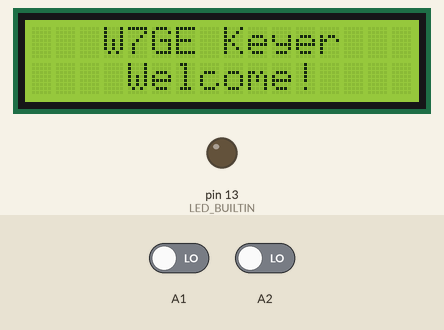
The sketch below on a simulated Arduino Uno, built with avr-gcc and run on an emulated ATmega328P. Shown: 16×2 character LCD, output pins drawn as LEDs (lit = HIGH). Dashed ring = blinking. Inputs (shaded band) come from the test bench; at power-on: A1 LOW, A2 LOW.

Above: at 3.2 s.
3.3 s: A1 driven HIGH
At 3.55 s:
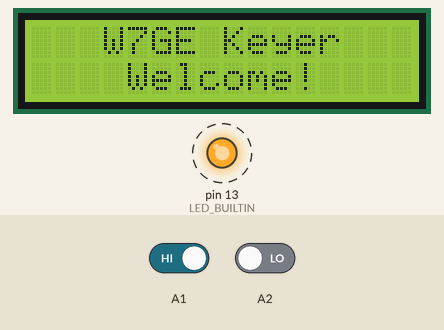
5.4 s: A1 driven LOW
At 5.9 s:
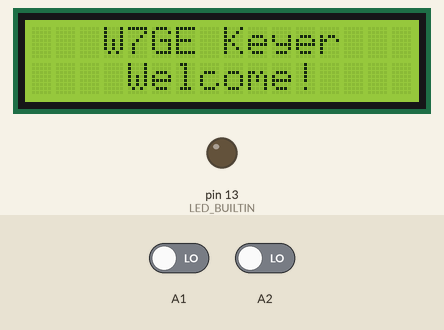
6.9 s: A2 driven HIGH
At 7.05 s:
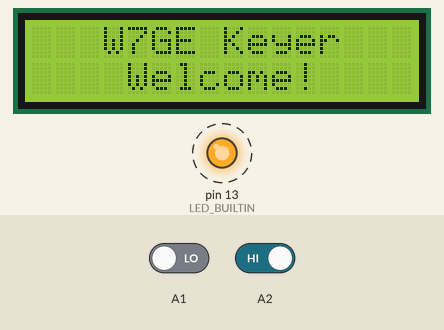
9.5 s: A2 driven LOW
At 10.2 s:
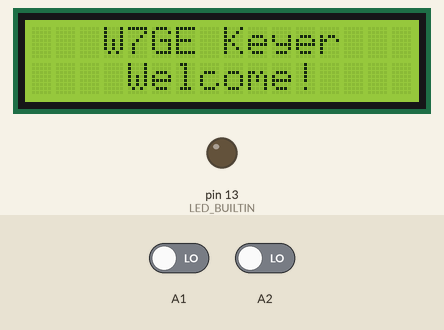
Timing chart, 0 to 12.1 s (numbered marks = the images above; inputs shaded):
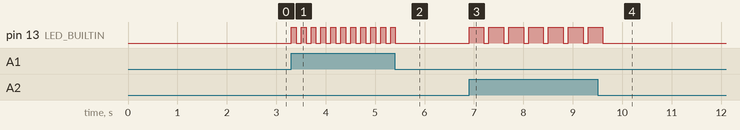

Measured:
- after the input at 3.3 s, pin 13 (LED_BUILTIN): alternates HIGH for 0.10 s and LOW for 0.10 s, starting at once
- after the input at 5.4 s, pin 13 (LED_BUILTIN): goes on until 5.4 s, then stays LOW
- after the input at 6.9 s, pin 13 (LED_BUILTIN): alternates HIGH for 0.30 s and LOW for 0.10 s, starting at once
- after the input at 9.5 s, pin 13 (LED_BUILTIN): goes on until 9.6 s, then stays LOW

The sketch:

keyer.ino
```cpp
#include <LiquidCrystal.h>

#define BAUD_DURATION          100              //mSec
#define INTERBAUD_DURATION     BAUD_DURATION*1
#define INTERLETTER_DURATION   BAUD_DURATION*2    //extra time after a baud
#define DIT_DURATION           BAUD_DURATION
#define DAH_DURATION           BAUD_DURATION*3

enum{
  IDLE,
  DIT,
  DAH,
  PAUSE,
};

int dit,dah;
int state;

LiquidCrystal lcd(7,8,9,10,11,12);

// the setup function runs once when you press reset or power the board
void setup() {
  // initialize digital pin LED_BUILTIN as an output.
  pinMode(LED_BUILTIN, OUTPUT);
  pinMode(A1, INPUT);
  pinMode(A2, INPUT);
  digitalWrite(LED_BUILTIN, LOW);
  lcd.begin(16,2);
  lcd.setCursor(3,0);
  lcd.print("W7GE Keyer");
  lcd.setCursor(4,1);
  lcd.print("Welcome!");
  delay(2000);
}

void readDit(){
  if (digitalRead(A1)) dit=1; else dit=0;
}

void readDah() {
  if (digitalRead(A2)) dah=1; else dah=0;
}

void contact(int state) {
  if (state) {
    digitalWrite(LED_BUILTIN, HIGH);
  }
  else {
    digitalWrite(LED_BUILTIN, LOW);
  }
}
// the loop function runs over and over again forever
void loop() {
   switch(state){
    case IDLE:
      readDit();
      if(dit) {
        state = DIT;
      }
      else{
        delayMicroseconds(30);
        readDah();
        if(dah) {
          state = DAH;
        }
      }
    break;

    case DIT:
      contact(1);
      delay(DIT_DURATION);
      contact(0);
      delay(INTERBAUD_DURATION);
      //now, if dah is pressed go there, else check for dit
      readDah();
      if(dah){
        state = DAH;
      }
      else{
        //read dit now
        readDit();
        if(dit) {
          state = DIT;
        }
        else {
          delay(INTERLETTER_DURATION);
          state = IDLE;
        }
      }
    break;

    case DAH:
      contact(1);
      delay(DAH_DURATION);
      contact(0);
      delay(INTERBAUD_DURATION);
      //now, if dit is pressed go there, else check for dah
      readDit();
      if(dit){
        state = DIT;
      }
      else{
        //read dit now
        readDah();
        if(dah) {
          state = DAH;
        }
        else {
          delay(INTERLETTER_DURATION);
          state = IDLE;
        }
      }
    break;
  }//switch
  delay(1);
}
```
